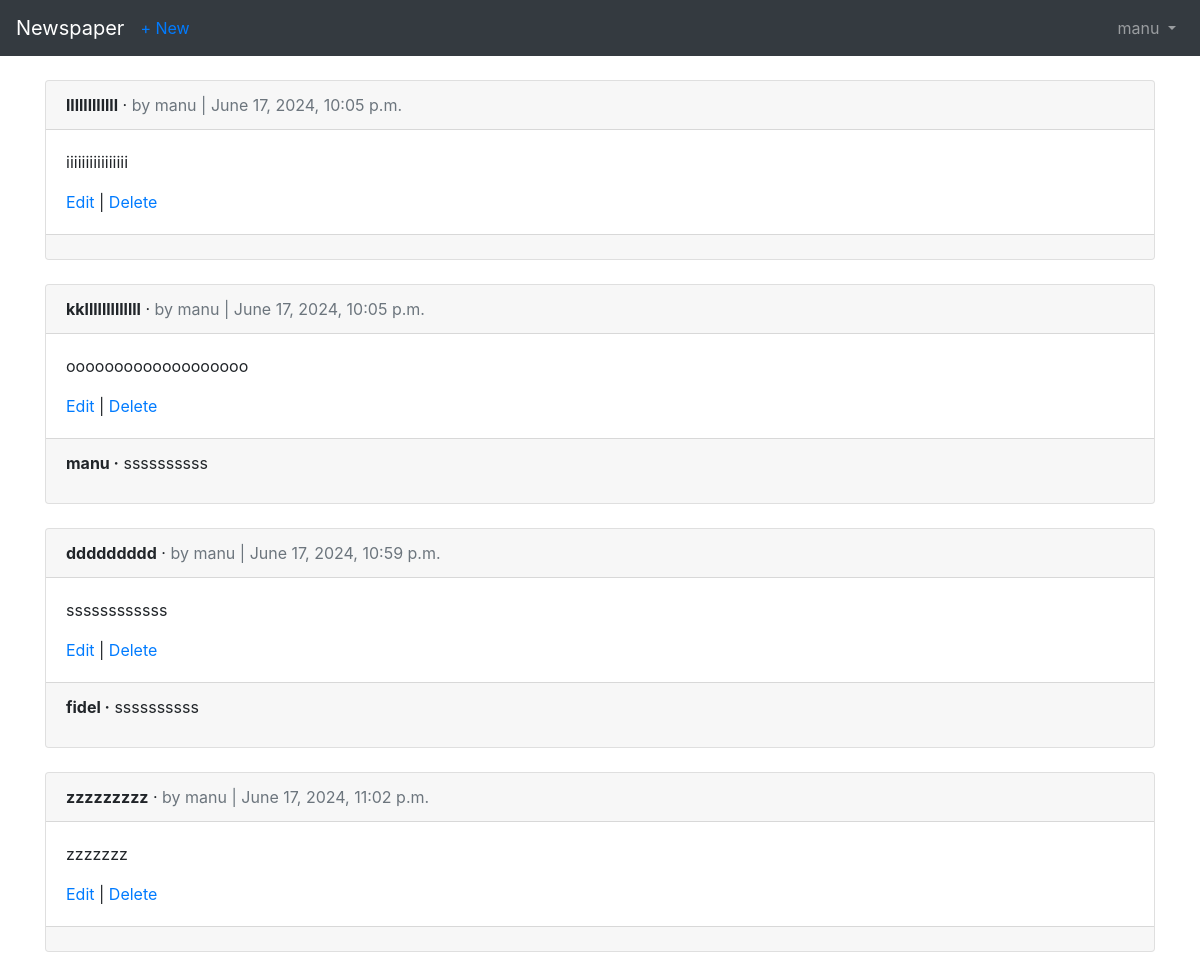
The page /articles/ (signed in) on the database its author committed.
### users/models.py (models this page shows)
class CustomUser(AbstractUser):
    age = models.PositiveIntegerField(null=True, blank=True)

### articles/models.py (models this page shows, shortened)
class Article(models.Model):
    title = models.CharField(max_length=255)
    body = models.TextField()
    date = models.DateTimeField(auto_now_add=True)
    author = models.ForeignKey(
        get_user_model(),
        on_delete=models.CASCADE,
        )

class Comment(models.Model):
    article = models.ForeignKey(Article, on_delete=models.CASCADE, related_name='comments',)
    comment = models.CharField(max_length=140)
    author = models.ForeignKey(
        get_user_model(),
        on_delete=models.CASCADE,
        )
    def __str__(self):
        return self.comment

### articles/views.py (the view)
# urls.py: path('', ArticleListView.as_view(), name='article_list'),
class ArticleListView(LoginRequiredMixin,ListView):
    model = Article
    template_name = 'article_list.html'
    login_url='login'

### templates/article_list.html (shortened to what this page needs)
{% extends 'base.html' %}
{% block content %}
{% for article in object_list %}
<div class="card">
<div class="card-header">
<span class="font-weight-bold">{{ article.title }}</span> &middot;
<span class="text-muted">by {{ article.author }} |
{{ article.date }}</span>
</div>
<div class="card-body">
<p>{{ article.body }}</p>
<a href="{% url 'article_edit' article.pk %}">Edit</a> |
<a href="{% url 'article_delete' article.pk %}">Delete</a>
</div>
<div class="card-footer">
{% for comment in article.comments.all %}
<p>
<span class="font-weight-bold">{{ comment.author }} &middot;</span>
{{ comment }}
</p>
{% endfor %}
</div>
</div>
<br />
{% endfor %}
{% endblock content %}

### templates/base.html (shortened to what this page needs)
<!DOCTYPE html>
<html lang="en">
<head>
  <link rel="stylesheet" href="https://stackpath.bootstrapcdn.com/bootstrap/4.1.3/css/bootstrap.min.css">
</head>
<body>
  <nav class="navbar navbar-expand-md navbar-dark bg-dark mb-4">
    <a class="navbar-brand" href="{% url 'home' %}">Newspaper</a>
    <div class="collapse navbar-collapse" id="navbarCollapse">
      {% if user.is_authenticated %}
      <ul class="navbar-nav mr-auto">
        <li class="nav-item"><a href="{% url 'article_new' %}">+ New</a></li>
        </ul>
      <ul class="navbar-nav ml-auto">
        <li class="nav-item">
          <a class="nav-link dropdown-toggle" href="#" id="userMenu" data-toggle="dropdown" aria-haspopup="true" aria-expanded="false">
            {{ user.username }}
          </a>
        </li>
      </ul>
      {% else %}
      <form class="form-inline ml-auto">
        <a href="{% url 'login' %}" class="btn btn-outline-secondary">Log In</a>
        <a href="{% url 'signup' %}" class="btn btn-primary ml-2">Sign up</a>
      </form>
      {% endif %}
    </div>
  </nav>
  <div class="container">
    {% block content %}
    {% endblock content %}
  </div>
</body>
</html>

### rows shown on the page
CustomUser: username "manu"
Article: title "llllllllllll", author "manu", date "June 17, 2024, 10:05 p.m.", body "iiiiiiiiiiiiiiii"
Article: title "kklllllllllllll", author "manu", date "June 17, 2024, 10:05 p.m.", body "ooooooooooooooooooo"
Comment: author "manu", comment "ssssssssss"
Article: title "ddddddddd", author "manu", date "June 17, 2024, 10:59 p.m.", body "ssssssssssss"
Comment: author "fidel", comment "ssssssssss"
Article: title "zzzzzzzzz", author "manu", date "June 17, 2024, 11:02 p.m.", body "zzzzzzz"
